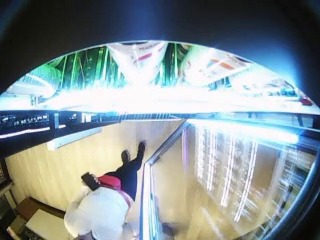
#> input picture frame 21 of data/Queens_bev3.mp4, 320 x 240 px, given in place of media.mp4, which was not available
$ python Background_subtraction.py
#> lines starting #> are read from the running program, lines starting #| are printed output that depends on the picture
import cv2
import numpy as np
import os
import json
import matplotlib
from datetime import datetime
matplotlib.use('TkAgg')
import matplotlib.pyplot as plt
from matplotlib.widgets import Slider, Button
from sklearn.preprocessing import MinMaxScaler
from scipy.signal import medfilt
from scipy.ndimage import gaussian_filter1d


# [128 lines left out: functions interactive_frames_and_difference_plot, crop_frames, not called in this run]

def get_frames_from_video(video_path, frames = None):

    if frames is None:
        frames = []
    video = cv2.VideoCapture(video_path)
    frame_count = 0
    # mog_images = []
    # backsub = cv2.createBackgroundSubtractorKNN(history=50)
    while True:
        ret, frame = video.read()
#> frame is the input picture: shape (240, 320, 3); mean B, G, R 150.6, 147.6, 135
        if not ret:
            break
        # if frame_count>=10:
        frame = cv2.resize(frame, (320,240))

        gray = cv2.cvtColor(frame, cv2.COLOR_BGR2GRAY)
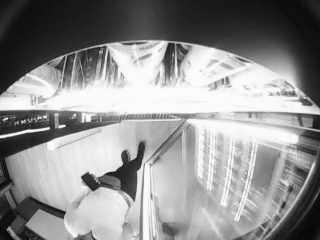
#> gray: shape (240, 320); min 2, max 255, mean 144.1
        # print(np.average(gray))
        if np.average(gray) < 45:
            continue
        else:
            frames.append(frame)
            # [10 lines of commented-out code are left out]

        frame_count+=1
        # path = f"frames/frames{frame_count}.jpg"
        # cv2.imwrite(path, frame)

    video.release()
    cv2.destroyAllWindows()
    return frames

def main():

    transaction = "data_for_Mapping_logic/office_transaction_6"
    video_path = os.path.join(transaction, "media.mp4")
    cropped_frames = []
    cropped_mog_images = []

    frames = get_frames_from_video(video_path)
    cropped_frames = crop_frames(frames, cropped_frames, cropping=True)
    start_idx = 10
    end_idx   = len(frames) - 10
    if end_idx <= start_idx:
        print("Not enough frames after cropping; adjust start/end indices.")
        return
    mog_images = apply_mog(frames)
    valid_frames = cropped_frames[start_idx:end_idx]


    interactive_frames_and_difference_plot(valid_frames, valid_mog_images)

if __name__ == '__main__':
    main()

$ run again, starting later in the video
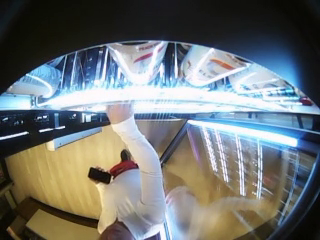
#> input picture frame 97 of data/Queens_bev3.mp4, 320 x 240 px, given in place of media.mp4, which was not available
#> in get_frames_from_video, frame is the input picture: shape (240, 320, 3); mean B, G, R 115.6, 116.5, 112.3
#> in get_frames_from_video, `gray = cv2.cvtColor(frame, cv2.COLOR_BGR2GRAY)`:
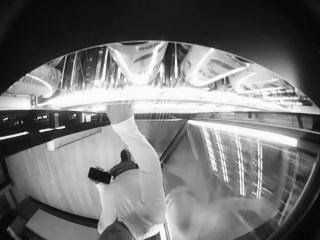
#> gray: shape (240, 320); min 5, max 255, mean 115.1

$ run again, starting later in the video
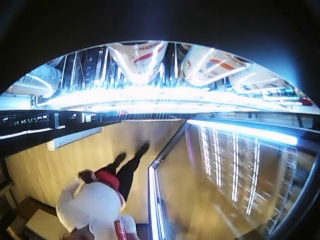
#> input picture frame 173 of data/Queens_bev3.mp4, 320 x 240 px, given in place of media.mp4, which was not available
#> in get_frames_from_video, frame is the input picture: shape (240, 320, 3); mean B, G, R 118.7, 115.9, 110.4
#> in get_frames_from_video, `gray = cv2.cvtColor(frame, cv2.COLOR_BGR2GRAY)`:
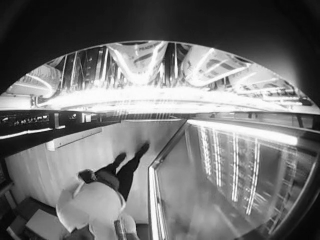
#> gray: shape (240, 320); min 2, max 255, mean 114.5
